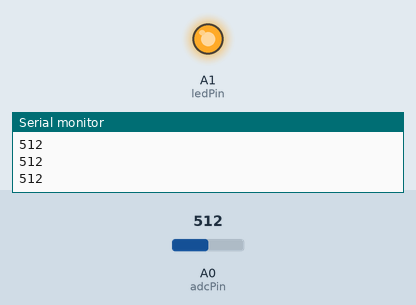
Recording of a sketch running on a simulated Arduino Uno, built with avr-gcc and run on an emulated ATmega328P. Shown: output pins drawn as LEDs (lit = HIGH), the last lines printed to the serial monitor. The test bench sets the inputs (shaded band); at power-on: A0 (adcPin) = 512.

Above: at 1.2 s.
1.3 s: A0 (adcPin) set to 485
At 2.2 s:
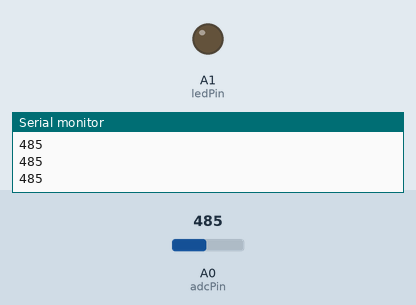
2.8 s: A0 (adcPin) set to 510
At 3.5 s:
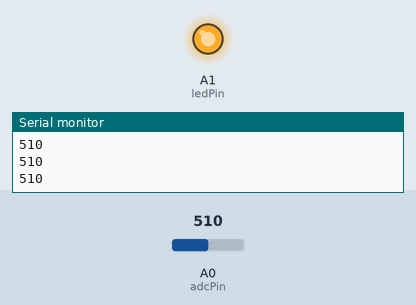
4.3 s: A0 (adcPin) set to 490
At 4.8 s:
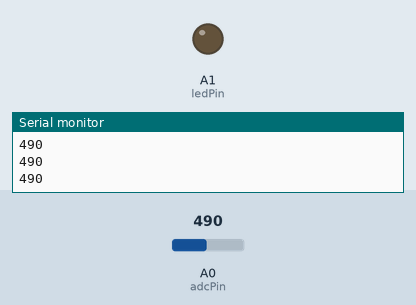
Timing chart, 0 to 7.3 s (numbered marks = the images above; inputs shaded):
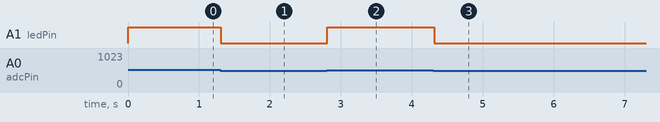

The sketch:

Sliding_Potentiometer.ino
```cpp
int adcPin = A0;    // select the input pin for the potentiometer
int ledPin = A1;       // select the pin for the LED
int adcIn  = 0;   // variable to store the value coming from the sensor

void setup() {
  Serial.begin(9600);        // init serial to 9600b/s
  pinMode(ledPin, OUTPUT);    // set ledPin to OUTPUT
  Serial.println("Sliding Potentiometer Test Code!!");
}

void loop() {
  // read the value from the sensor:
  adcIn = analogRead(adcPin);
  if(adcIn >= 500)  digitalWrite(ledPin,HIGH);  // if adc in > 500, led light
  else digitalWrite(ledPin, LOW);
  Serial.println(adcIn);
  delay(100);
}
```

Measured:
- the behaviour switches between 500 and 499 on A0 (adcPin) (found by bisection; images 0 and 1)
- after the input at 1.3 s, A1 (ledPin): HIGH → LOW at once
- after the input at 2.8 s, A1 (ledPin): LOW → HIGH at once
- after the input at 4.3 s, A1 (ledPin): HIGH → LOW at once
